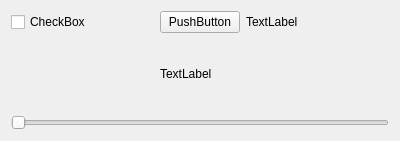
<?xml version="1.0" encoding="UTF-8"?>
<ui version="4.0">
 <class>Widget</class>
 <widget class="QWidget" name="Widget">
  <property name="geometry">
   <rect>
    <x>0</x>
    <y>0</y>
    <width>400</width>
    <height>141</height>
   </rect>
  </property>
  <property name="windowTitle">
   <string>Widget</string>
  </property>
  <property name="windowIcon">
   <iconset resource="icons.qrc">
    <normaloff>:/icons/icons/chip.png</normaloff>:/icons/icons/chip.png</iconset>
  </property>
  <layout class="QGridLayout" name="gridLayout">
   <item row="0" column="0">
    <widget class="QCheckBox" name="buttonState_cB">
     <property name="text">
      <string>CheckBox</string>
     </property>
    </widget>
   </item>
   <item row="1" column="1">
    <widget class="QLabel" name="scrollBar_lbl">
     <property name="text">
      <string>TextLabel</string>
     </property>
    </widget>
   </item>
   <item row="1" column="0">
    <spacer name="horizontalSpacer">
     <property name="orientation">
      <enum>Qt::Horizontal</enum>
     </property>
     <property name="sizeHint" stdset="0">
      <size>
       <width>40</width>
       <height>20</height>
      </size>
     </property>
    </spacer>
   </item>
   <item row="1" column="2">
    <spacer name="horizontalSpacer_2">
     <property name="orientation">
      <enum>Qt::Horizontal</enum>
     </property>
     <property name="sizeHint" stdset="0">
      <size>
       <width>40</width>
       <height>20</height>
      </size>
     </property>
    </spacer>
   </item>
   <item row="2" column="0" colspan="3">
    <widget class="QSlider" name="density_Slider">
     <property name="orientation">
      <enum>Qt::Horizontal</enum>
     </property>
    </widget>
   </item>
   <item row="0" column="1">
    <widget class="QPushButton" name="connect_pB">
     <property name="text">
      <string>PushButton</string>
     </property>
    </widget>
   </item>
   <item row="0" column="2">
    <widget class="QLabel" name="state_lbl">
     <property name="text">
      <string>TextLabel</string>
     </property>
    </widget>
   </item>
  </layout>
 </widget>
 <layoutdefault spacing="6" margin="11"/>
 <resources>
  <include location="icons.qrc"/>
 </resources>
 <connections/>
</ui>
